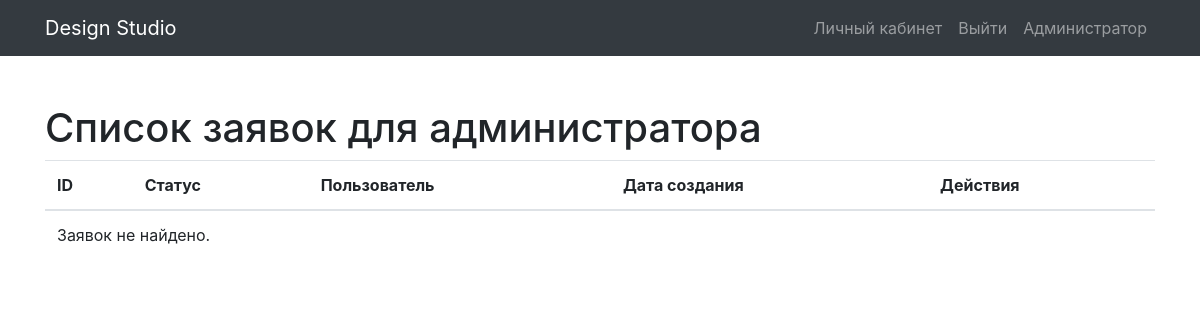
Before: /requests/admin/requests/ (signed in) with the older database file.
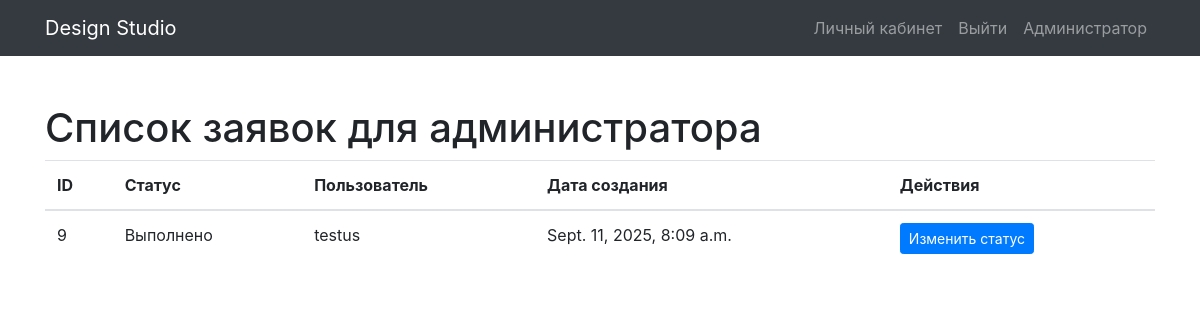
After: the same page with the newer database file.
### apps/design/models.py (models this page shows)
class Request(models.Model):
    title = models.CharField(max_length=200)
    description = models.TextField()
    category = models.ForeignKey(Category, on_delete=models.CASCADE)
    photo = models.ImageField(upload_to='request_photos', null=True, blank=True)
    created_at = models.DateTimeField(auto_now_add=True)
    status = models.CharField(max_length=50, default='Новая')
    user = models.ForeignKey(User, on_delete=models.CASCADE)
    comment = models.TextField(null=True, blank=True)

### apps/design/views.py (the view)
# urls.py: path('admin/requests/', views.admin_request_list, name='admin_request_list'),
@login_required
@user_passes_test(lambda u: u.is_superuser)
def admin_request_list(request):
    requests = Request.objects.all()
    return render(request, 'admin_request_list.html', {'requests': requests})

### apps/design/templates/admin_request_list.html
{% extends 'base.html' %}
{% block content %}
<h1>Список заявок для администратора</h1>
<table class="table">
    <thead>
        <tr>
            <th>ID</th>
            <th>Статус</th>
            <th>Пользователь</th>
            <th>Дата создания</th>
            <th>Действия</th>
        </tr>
    </thead>
    <tbody>
        {% for request in requests %}
        <tr>
            <td>{{ request.id }}</td>
            <td>{{ request.status }}</td>
            <td>{{ request.user.username }}</td>
            <td>{{ request.created_at }}</td>
            <td>
                <a href="{% url 'request_detail' request_id=request.id %}" class="btn btn-primary btn-sm">Изменить статус</a>
            </td>
        </tr>
        {% empty %}
        <tr>
            <td colspan="5">Заявок не найдено.</td>
        </tr>
        {% endfor %}
    </tbody>
</table>
{% endblock %}

Changed rows visible on the page:
added Request: id "9", status "Выполнено", user.username "testus", created_at "Sept. 11, 2025, 8:09 a.m."
Other visible differences:
text no longer shown: "Заявок не найдено."
